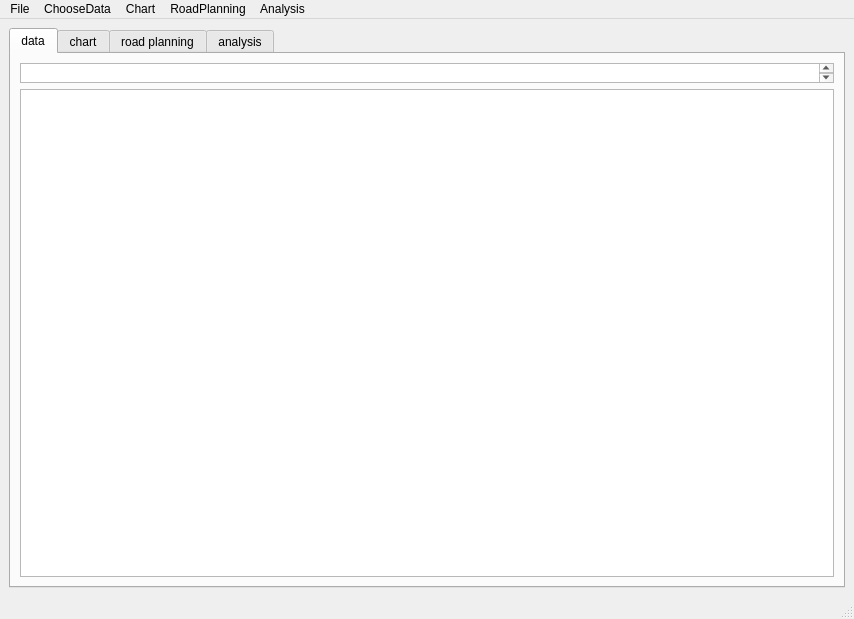
<?xml version="1.0" encoding="UTF-8"?>
<ui version="4.0">
 <class>MainWindow</class>
 <widget class="QMainWindow" name="MainWindow">
  <property name="geometry">
   <rect>
    <x>0</x>
    <y>0</y>
    <width>854</width>
    <height>619</height>
   </rect>
  </property>
  <property name="windowTitle">
   <string>Final Project Made by HaolinLiu(PsyduckLiu)</string>
  </property>
  <widget class="QWidget" name="centralwidget">
   <layout class="QGridLayout" name="gridLayout_5">
    <item row="0" column="0">
     <widget class="QTabWidget" name="tabWidget">
      <property name="currentIndex">
       <number>0</number>
      </property>
      <widget class="QWidget" name="tab_1">
       <attribute name="title">
        <string>data</string>
       </attribute>
       <layout class="QGridLayout" name="gridLayout_3">
        <item row="1" column="0">
         <widget class="QTableWidget" name="data_table">
          <property name="minimumSize">
           <size>
            <width>0</width>
            <height>192</height>
           </size>
          </property>
         </widget>
        </item>
        <item row="0" column="0">
         <widget class="QTextEdit" name="textEdit">
          <property name="maximumSize">
           <size>
            <width>16777215</width>
            <height>20</height>
           </size>
          </property>
         </widget>
        </item>
       </layout>
      </widget>
      <widget class="QWidget" name="tab_2">
       <attribute name="title">
        <string>chart</string>
       </attribute>
       <layout class="QGridLayout" name="gridLayout_2">
        <item row="0" column="0">
         <widget class="QLabel" name="label_5">
          <property name="text">
           <string>Please select a station </string>
          </property>
         </widget>
        </item>
        <item row="0" column="1">
         <widget class="QSpinBox" name="spinBox_3">
          <property name="maximum">
           <number>80</number>
          </property>
         </widget>
        </item>
        <item row="1" column="0">
         <widget class="QLabel" name="label_3">
          <property name="text">
           <string>Please choose the starting time</string>
          </property>
         </widget>
        </item>
        <item row="1" column="1">
         <widget class="QDateTimeEdit" name="dateTimeEdit">
          <property name="dateTime">
           <datetime>
            <hour>0</hour>
            <minute>0</minute>
            <second>0</second>
            <year>2019</year>
            <month>1</month>
            <day>7</day>
           </datetime>
          </property>
          <property name="time">
           <time>
            <hour>0</hour>
            <minute>0</minute>
            <second>0</second>
           </time>
          </property>
          <property name="maximumDateTime">
           <datetime>
            <hour>23</hour>
            <minute>59</minute>
            <second>59</second>
            <year>2019</year>
            <month>1</month>
            <day>13</day>
           </datetime>
          </property>
          <property name="minimumDateTime">
           <datetime>
            <hour>0</hour>
            <minute>0</minute>
            <second>0</second>
            <year>2019</year>
            <month>1</month>
            <day>7</day>
           </datetime>
          </property>
          <property name="minimumDate">
           <date>
            <year>2019</year>
            <month>1</month>
            <day>7</day>
           </date>
          </property>
          <property name="maximumTime">
           <time>
            <hour>23</hour>
            <minute>59</minute>
            <second>59</second>
           </time>
          </property>
          <property name="displayFormat">
           <string>yyyy-MM-dd hh:mm:ss</string>
          </property>
         </widget>
        </item>
        <item row="2" column="0">
         <widget class="QLabel" name="label_4">
          <property name="text">
           <string>Please choose the ending time</string>
          </property>
         </widget>
        </item>
        <item row="2" column="1">
         <widget class="QDateTimeEdit" name="dateTimeEdit_2">
          <property name="date">
           <date>
            <year>2019</year>
            <month>1</month>
            <day>7</day>
           </date>
          </property>
          <property name="maximumDate">
           <date>
            <year>2019</year>
            <month>1</month>
            <day>13</day>
           </date>
          </property>
          <property name="minimumDate">
           <date>
            <year>2019</year>
            <month>1</month>
            <day>7</day>
           </date>
          </property>
          <property name="maximumTime">
           <time>
            <hour>23</hour>
            <minute>59</minute>
            <second>59</second>
           </time>
          </property>
          <property name="displayFormat">
           <string>yyyy-MM-dd hh:mm:ss</string>
          </property>
         </widget>
        </item>
        <item row="3" column="0">
         <widget class="QLabel" name="label_6">
          <property name="text">
           <string>Please choose the time step</string>
          </property>
         </widget>
        </item>
        <item row="3" column="1">
         <widget class="QTimeEdit" name="timeEdit">
          <property name="time">
           <time>
            <hour>1</hour>
            <minute>0</minute>
            <second>0</second>
           </time>
          </property>
         </widget>
        </item>
        <item row="5" column="0">
         <widget class="QChartView" name="widget" native="true"/>
        </item>
        <item row="5" column="1">
         <widget class="QChartView" name="widget_3" native="true"/>
        </item>
        <item row="6" column="0">
         <widget class="QChartView" name="widget_2" native="true"/>
        </item>
        <item row="6" column="1">
         <widget class="QChartView" name="widget_4" native="true"/>
        </item>
        <item row="4" column="0" colspan="2">
         <widget class="QPushButton" name="pushButton_time">
          <property name="text">
           <string>Yes</string>
          </property>
         </widget>
        </item>
       </layout>
      </widget>
      <widget class="QWidget" name="tab_3">
       <attribute name="title">
        <string>road planning</string>
       </attribute>
       <layout class="QGridLayout" name="gridLayout">
        <item row="0" column="0">
         <widget class="QLabel" name="label1">
          <property name="text">
           <string>Please select the Metro_roadMap.csv first!!!</string>
          </property>
         </widget>
        </item>
        <item row="1" column="0">
         <widget class="QLabel" name="label_2">
          <property name="text">
           <string>Please input the  exiting station ID </string>
          </property>
         </widget>
        </item>
        <item row="1" column="1">
         <widget class="QSpinBox" name="spinBox">
          <property name="maximum">
           <number>80</number>
          </property>
         </widget>
        </item>
        <item row="2" column="0">
         <widget class="QLabel" name="label">
          <property name="text">
           <string>Please input the  entering station ID </string>
          </property>
         </widget>
        </item>
        <item row="2" column="1">
         <widget class="QSpinBox" name="spinBox_2">
          <property name="maximum">
           <number>80</number>
          </property>
         </widget>
        </item>
        <item row="3" column="0" colspan="2">
         <widget class="QPushButton" name="YesButton">
          <property name="text">
           <string>Yes</string>
          </property>
         </widget>
        </item>
        <item row="4" column="0" colspan="2">
         <widget class="QTextEdit" name="roadinformatiion"/>
        </item>
       </layout>
      </widget>
      <widget class="QWidget" name="tab">
       <attribute name="title">
        <string>analysis</string>
       </attribute>
       <layout class="QGridLayout" name="gridLayout_4">
        <item row="0" column="0">
         <widget class="QTableWidget" name="Widget_all">
          <property name="minimumSize">
           <size>
            <width>0</width>
            <height>479</height>
           </size>
          </property>
          <property name="maximumSize">
           <size>
            <width>340</width>
            <height>16777215</height>
           </size>
          </property>
          <property name="layoutDirection">
           <enum>Qt::LeftToRight</enum>
          </property>
         </widget>
        </item>
        <item row="0" column="1">
         <widget class="QChartView" name="widget_5" native="true"/>
        </item>
       </layout>
      </widget>
     </widget>
    </item>
   </layout>
  </widget>
  <widget class="QMenuBar" name="menubar">
   <property name="geometry">
    <rect>
     <x>0</x>
     <y>0</y>
     <width>854</width>
     <height>26</height>
    </rect>
   </property>
   <widget class="QMenu" name="menuchart">
    <property name="title">
     <string>File</string>
    </property>
    <addaction name="actionOpen"/>
    <addaction name="actionSave"/>
   </widget>
   <widget class="QMenu" name="menuChoosedata">
    <property name="title">
     <string>ChooseData</string>
    </property>
    <addaction name="actiontime"/>
    <addaction name="actionlineID"/>
    <addaction name="actionstationID"/>
    <addaction name="actiondeviceID"/>
    <addaction name="actionstatus"/>
    <addaction name="actionuserID"/>
    <addaction name="actionpayType"/>
   </widget>
   <widget class="QMenu" name="menuChart">
    <property name="title">
     <string>Chart</string>
    </property>
    <addaction name="actionBased_on_the_dataset_you_choose"/>
    <addaction name="actionBased_on_all_of_the_data"/>
   </widget>
   <widget class="QMenu" name="menuRoadPlaning">
    <property name="title">
     <string>RoadPlanning</string>
    </property>
    <addaction name="actionplan_a_road"/>
   </widget>
   <widget class="QMenu" name="menuAnalysis">
    <property name="title">
     <string>Analysis</string>
    </property>
    <widget class="QMenu" name="menulineID">
     <property name="title">
      <string>lineID</string>
     </property>
     <addaction name="actionBased_on_the_dataset_you_choose_2"/>
     <addaction name="actionBased_on_all_of_the_data_2"/>
    </widget>
    <widget class="QMenu" name="menustationID">
     <property name="title">
      <string>stationID</string>
     </property>
     <addaction name="actionBased_on_the_dataset_you_choose_3"/>
     <addaction name="actionBased_on_all_of_the_data_3"/>
    </widget>
    <widget class="QMenu" name="menudeviceID">
     <property name="title">
      <string>deviceID</string>
     </property>
     <addaction name="actionBased_on_the_dataset_you_choose_4"/>
     <addaction name="actionBased_on_all_of_the_data_4"/>
    </widget>
    <widget class="QMenu" name="menupayType">
     <property name="title">
      <string>payType</string>
     </property>
     <addaction name="actionBased_on_the_dataset_you_choose_5"/>
     <addaction name="actionBased_on_all_of_the_data_5"/>
    </widget>
    <addaction name="menulineID"/>
    <addaction name="menustationID"/>
    <addaction name="menudeviceID"/>
    <addaction name="menupayType"/>
   </widget>
   <addaction name="menuchart"/>
   <addaction name="menuChoosedata"/>
   <addaction name="menuChart"/>
   <addaction name="menuRoadPlaning"/>
   <addaction name="menuAnalysis"/>
  </widget>
  <widget class="QStatusBar" name="statusbar"/>
  <action name="actionOpen">
   <property name="text">
    <string>Open</string>
   </property>
  </action>
  <action name="actionSave">
   <property name="text">
    <string>Save</string>
   </property>
  </action>
  <action name="actiontime">
   <property name="checkable">
    <bool>true</bool>
   </property>
   <property name="checked">
    <bool>true</bool>
   </property>
   <property name="text">
    <string>time</string>
   </property>
  </action>
  <action name="actionlineID">
   <property name="checkable">
    <bool>true</bool>
   </property>
   <property name="checked">
    <bool>true</bool>
   </property>
   <property name="text">
    <string>lineID</string>
   </property>
  </action>
  <action name="actionstationID">
   <property name="checkable">
    <bool>true</bool>
   </property>
   <property name="checked">
    <bool>true</bool>
   </property>
   <property name="text">
    <string>stationID</string>
   </property>
  </action>
  <action name="actiondeviceID">
   <property name="checkable">
    <bool>true</bool>
   </property>
   <property name="checked">
    <bool>true</bool>
   </property>
   <property name="text">
    <string>deviceID</string>
   </property>
  </action>
  <action name="actionstatus">
   <property name="checkable">
    <bool>true</bool>
   </property>
   <property name="checked">
    <bool>true</bool>
   </property>
   <property name="text">
    <string>status</string>
   </property>
  </action>
  <action name="actionuserID">
   <property name="checkable">
    <bool>true</bool>
   </property>
   <property name="checked">
    <bool>true</bool>
   </property>
   <property name="text">
    <string>userID</string>
   </property>
  </action>
  <action name="actionpayType">
   <property name="checkable">
    <bool>true</bool>
   </property>
   <property name="checked">
    <bool>true</bool>
   </property>
   <property name="text">
    <string>payType</string>
   </property>
  </action>
  <action name="actionplan_a_road">
   <property name="checkable">
    <bool>false</bool>
   </property>
   <property name="text">
    <string>choose a Metro_roadMap</string>
   </property>
  </action>
  <action name="actionBased_on_the_dataset_you_choose">
   <property name="checkable">
    <bool>false</bool>
   </property>
   <property name="text">
    <string>Based on the dataset you choose</string>
   </property>
  </action>
  <action name="actionBased_on_all_of_the_data">
   <property name="checkable">
    <bool>false</bool>
   </property>
   <property name="text">
    <string>Based on all of the data</string>
   </property>
  </action>
  <action name="actionBased_on_the_dataset_you_choose_2">
   <property name="checkable">
    <bool>false</bool>
   </property>
   <property name="text">
    <string>Based on the dataset you choose</string>
   </property>
  </action>
  <action name="actionBased_on_all_of_the_data_2">
   <property name="checkable">
    <bool>false</bool>
   </property>
   <property name="text">
    <string>Based on all of the data</string>
   </property>
  </action>
  <action name="actionBased_on_the_dataset_you_choose_3">
   <property name="checkable">
    <bool>false</bool>
   </property>
   <property name="text">
    <string>Based on the dataset you choose</string>
   </property>
  </action>
  <action name="actionBased_on_all_of_the_data_3">
   <property name="checkable">
    <bool>false</bool>
   </property>
   <property name="text">
    <string>Based on all of the data</string>
   </property>
  </action>
  <action name="actionBased_on_the_dataset_you_choose_4">
   <property name="checkable">
    <bool>false</bool>
   </property>
   <property name="text">
    <string>Based on the dataset you choose</string>
   </property>
  </action>
  <action name="actionBased_on_all_of_the_data_4">
   <property name="checkable">
    <bool>false</bool>
   </property>
   <property name="text">
    <string>Based on all of the data</string>
   </property>
  </action>
  <action name="actionBased_on_the_dataset_you_choose_5">
   <property name="checkable">
    <bool>false</bool>
   </property>
   <property name="text">
    <string>Based on the dataset you choose</string>
   </property>
  </action>
  <action name="actionBased_on_all_of_the_data_5">
   <property name="checkable">
    <bool>false</bool>
   </property>
   <property name="text">
    <string>Based on all of the data</string>
   </property>
  </action>
 </widget>
 <customwidgets>
  <customwidget>
   <class>QChartView</class>
   <extends>QWidget</extends>
   <header>qchartview.h</header>
   <container>1</container>
  </customwidget>
 </customwidgets>
 <tabstops>
  <tabstop>data_table</tabstop>
 </tabstops>
 <resources/>
 <connections/>
</ui>
